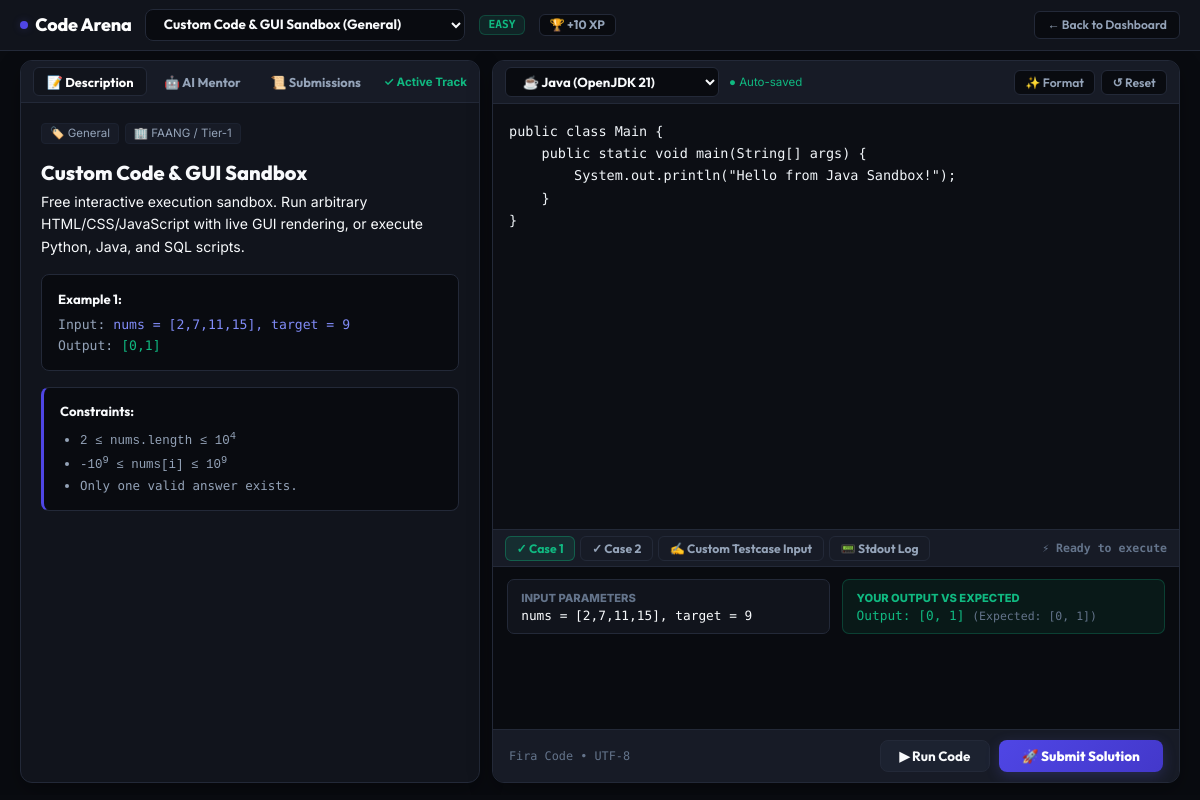
The page /code-arena-preview.php (signed in) on the database its author committed.
### tables this page shows
CREATE TABLE `code_challenges` (
  `id` int(11) NOT NULL AUTO_INCREMENT,
  `course_id` int(11) DEFAULT NULL,
  `is_public` tinyint(1) NOT NULL DEFAULT 1,
  `title` varchar(255) NOT NULL,
  `slug` varchar(255) NOT NULL,
  `difficulty` enum('Easy','Medium','Hard') NOT NULL DEFAULT 'Easy',
  `category` varchar(100) NOT NULL DEFAULT 'Algorithms',
  `description` text NOT NULL,
  `input_format` text DEFAULT NULL,
  `output_format` text DEFAULT NULL,
  `constraints` text DEFAULT NULL,
  `starter_code_java` text DEFAULT NULL,
  `starter_code_python` text DEFAULT NULL,
  `starter_code_js` text DEFAULT NULL,
  `starter_code_cpp` text DEFAULT NULL,
  `starter_code_sql` text DEFAULT NULL,
  `test_cases_json` text NOT NULL,
  `points_xp` int(11) NOT NULL DEFAULT 50,
  `challenge_version` int(11) NOT NULL DEFAULT 1,
  `created_at` timestamp NOT NULL DEFAULT current_timestamp(),
  PRIMARY KEY (`id`),
  UNIQUE KEY `slug` (`slug`),
  KEY `idx_course_id` (`course_id`)
);

### code-arena-preview.php (the view, shortened to what this page needs)
<?php
require_once __DIR__ . '/includes/auth.php';
$stmtChallenges = $pdo->query("SELECT id, title, slug, difficulty, category, points_xp, is_public, course_id FROM code_challenges ORDER BY id ASC");
$allChallenges = $stmtChallenges->fetchAll(PDO::FETCH_ASSOC) ?: [];
$currentChallenge = null;
if (!$currentChallenge && !empty($allChallenges)) {
    $currentChallenge = $allChallenges[0];
    $stmtFirst = $pdo->prepare("SELECT * FROM code_challenges WHERE id = ? LIMIT 1");
    $stmtFirst->execute([$currentChallenge['id']]);
    $currentChallenge = $stmtFirst->fetch(PDO::FETCH_ASSOC);
}
$testCases = json_decode($currentChallenge['test_cases_json'] ?? '[]', true) ?: [];
$curatedLanguages = [
    'java'       => ['name' => 'Java (OpenJDK 21)',        'icon' => '☕', 'ext' => 'Solution.java'],
    'python'     => ['name' => 'Python (Python 3.11)',     'icon' => '🐍', 'ext' => 'solution.py'],
    'javascript' => ['name' => 'JavaScript (Node.js 20)',  'icon' => '⚡', 'ext' => 'solution.js'],
    'html'       => ['name' => 'HTML5 & Web GUI (Live)',   'icon' => '🌐', 'ext' => 'index.html'],
    'cpp'        => ['name' => 'C++ (C++ 20 / GCC 13)',    'icon' => '🔷', 'ext' => 'solution.cpp'],
    'sql'        => ['name' => 'SQL (SQLite Sandbox)',     'icon' => '🗄️', 'ext' => 'query.sql']
];
?>
<!DOCTYPE html>
<html lang="en" data-theme="dark">
<head>
</head>
<body>
    <header class="site-header">
        <div class="header-left">
            <a href="dashboard.php" class="brand-title">
                <span class="brand-dot"></span> Code Arena
            </a>
            <select class="problem-picker" id="problemSelector" onchange="switchProblemSlug(this.value)">
                <?php foreach ($allChallenges as $ch): ?>
                    <option value="<?= htmlspecialchars($ch['slug']) ?>" <?= ($ch['id'] == $currentChallenge['id']) ? 'selected' : '' ?>>
                        <?= htmlspecialchars($ch['title']) ?> (<?= htmlspecialchars($ch['category']) ?>)
                    </option>
                <?php endforeach; ?>
            </select>
            <span class="diff-pill <?= strtolower($currentChallenge['difficulty'] ?? 'easy') ?>" id="diffBadge">
                <?= htmlspecialchars($currentChallenge['difficulty'] ?? 'Easy') ?>
            </span>
            <span class="xp-badge">🏆 +<?= (int)($currentChallenge['points_xp'] ?? 50) ?> XP</span>
        </div>
        <div style="display: flex; align-items: center; gap: 0.65rem;">
            <a href="dashboard.php" class="btn-ghost">&larr; Back to Dashboard</a>
        </div>
    </header>
    <main class="main-workbench">
        <section class="studio-card">
            <div class="panel-tab-bar">
                <div style="display: flex; gap: 0.25rem;">
                    <button class="tab-btn active" onclick="switchLeftTab(this, 'desc')">📝 Description</button>
                    <button class="tab-btn" onclick="switchLeftTab(this, 'ai')">🤖 AI Mentor</button>
                    <button class="tab-btn" onclick="switchLeftTab(this, 'history')">📜 Submissions</button>
                </div>
                <span style="font-size: 0.72rem; color: var(--emerald); font-weight: 700;">✓ Active Track</span>
            </div>
            <div class="problem-content" id="leftScroll">
                <div class="tag-row" id="tagRow">
                    <span class="tag-item">🏷️ <?= htmlspecialchars($currentChallenge['category'] ?? 'Algorithms') ?></span>
                    <span class="tag-item">🏢 FAANG / Tier-1</span>
                </div>
                <div id="problemText">
                    <h2 style="font-size: 1.25rem; font-weight: 800; margin-bottom: 0.4rem; font-family: var(--font-head);">
                        <?= htmlspecialchars($currentChallenge['title'] ?? 'Two Sum Problem') ?>
                    </h2>
                    <div style="font-size: 0.88rem; line-height: 1.6; color: var(--text-main);">
                        <?= nl2br(htmlspecialchars($currentChallenge['description'] ?? 'Given an array of integers nums and an integer target, return indices of the two numbers such that they add up to target.')) ?>
                    </div>
                </div>
                <?php if (!empty($testCases)): ?>
                    <?php foreach (array_slice($testCases, 0, 2) as $tIdx => $tc): ?>
                        <div class="example-box">
                            <strong style="color: var(--text-main); font-family: var(--font-head);">Example <?= $tIdx + 1 ?>:</strong><br>
                            <div style="margin-top: 0.25rem; color: var(--text-sub);">
                                Input: <span style="color: var(--accent);"><?= htmlspecialchars(json_encode($tc['input'] ?? $tc)) ?></span><br>
                                Output: <span style="color: var(--emerald);"><?= htmlspecialchars(json_encode($tc['output'] ?? $tc['expected'] ?? '')) ?></span>
                            </div>
                        </div>
                    <?php endforeach; ?>
                <?php else: ?>
                    <div class="example-box">
                        <strong style="color: var(--text-main); font-family: var(--font-head);">Example 1:</strong><br>
                        <div style="margin-top: 0.25rem; color: var(--text-sub);">
                            Input: <span style="color: var(--accent);">nums = [2,7,11,15], target = 9</span><br>
                            Output: <span style="color: var(--emerald);">[0,1]</span>
                        </div>
                    </div>
                <?php endif; ?>
                <div class="example-box" style="border-left: 3px solid var(--primary);">
                    <strong style="color: var(--text-main); font-family: var(--font-head);">Constraints:</strong><br>
                    <ul style="margin-left: 1.25rem; color: var(--text-sub); margin-top: 0.35rem; line-height: 1.6; font-size: 0.78rem;">
                        <li><code>2 &le; nums.length &le; 10<sup>4</sup></code></li>
                        <li><code>-10<sup>9</sup> &le; nums[i] &le; 10<sup>9</sup></code></li>
                        <li>Only one valid answer exists.</li>
                    </ul>
                </div>
            </div>
        </section>
        <section class="studio-card">
            <div class="editor-container">
                <div class="editor-top-bar">
                    <div style="display: flex; align-items: center; gap: 0.65rem;">
                        <select class="lang-select" id="langSelect" onchange="updateEditorCode(this.value)">
                            <?php foreach ($curatedLanguages as $k => $l): ?>
                                <option value="<?= $k ?>"><?= $l['icon'] ?> <?= $l['name'] ?></option>
                            <?php endforeach; ?>
                        </select>
                        <span style="font-size: 0.72rem; color: var(--emerald);">● Auto-saved</span>
                    </div>
                    <div style="display: flex; gap: 0.35rem;">
                        <button class="btn-tool" onclick="formatCode()">✨ Format</button>
                        <button class="btn-tool" onclick="resetCode()">↺ Reset</button>
                    </div>
                </div>
                <textarea class="code-textarea" id="editorArea" oninput="handleCodeLiveChange()" spellcheck="false"><?= htmlspecialchars($currentChallenge['starter_code_java'] ?? 'import java.util.*;
public class Solution {
    public int[] twoSum(int[] nums, int target) {
        Map<Integer, Integer> map = new HashMap<>();
        for (int i = 0; i < nums.length; i++) {
            int complement = target - nums[i];
            if (map.containsKey(complement)) {
                return new int[] { map.get(complement), i };
            }
            map.put(nums[i], i);
        }
        return new int[0];
    }
}') ?></textarea>
                <div class="bottom-drawer">
                    <div class="drawer-tabs">
                        <div style="display: flex; gap: 0.35rem;" id="runnerTabs">
                            <button class="tc-pill active" id="tabCase1" onclick="switchTestCaseMode('case1', this)">✓ Case 1</button>
                            <button class="tc-pill" id="tabCase2" onclick="switchTestCaseMode('case2', this)">✓ Case 2</button>
                            <button class="tc-pill" id="tabCustom" onclick="switchTestCaseMode('custom', this)">✍️ Custom Testcase Input</button>
                            <button class="tc-pill" id="tabStdout" onclick="switchTestCaseMode('stdout', this)">📟 Stdout Log</button>
                        </div>
                        <span id="runtimeMetricDisplay" style="font-size: 0.72rem; color: var(--text-dim); font-family: var(--font-code); font-weight: 700;">
                            ⚡ Ready to execute
                        </span>
                    </div>
                    <div class="drawer-body" id="testcaseBody">
                        <div style="display: grid; grid-template-columns: 1fr 1fr; gap: 0.75rem;">
                            <div style="background: var(--bg-panel); padding: 0.65rem 0.85rem; border-radius: 7px; border: 1px solid var(--border-panel);">
                                <div style="color: var(--text-dim); font-size: 0.7rem; font-weight: 800; text-transform: uppercase; margin-bottom: 0.2rem;">Input Parameters</div>
                                <div style="font-family: var(--font-code); font-size: 0.8rem; color: var(--text-main);" id="displayInputParam">nums = [2,7,11,15], target = 9</div>
                            </div>
                            <div style="background: rgba(16, 185, 129, 0.08); padding: 0.65rem 0.85rem; border-radius: 7px; border: 1px solid rgba(16, 185, 129, 0.25);" id="outputCardBox">
                                <div style="color: var(--emerald); font-size: 0.7rem; font-weight: 800; text-transform: uppercase; margin-bottom: 0.2rem;" id="outputCardTitle">Your Output vs Expected</div>
                                <div style="font-family: var(--font-code); font-size: 0.8rem; color: var(--emerald);" id="displayOutputResult">Output: [0, 1] <span style="color: var(--text-dim); font-size: 0.72rem;">(Expected: [0, 1])</span></div>
                            </div>
                        </div>
                    </div>
                </div>
                <div class="bottom-action-bar">
                    <span style="font-size: 0.74rem; color: var(--text-dim); font-family: var(--font-code);">Fira Code • UTF-8</span>
                    <div style="display: flex; gap: 0.55rem;">
                        <button class="btn-run" id="btnRunCode" onclick="executeRealBackend('run')">▶ Run Code</button>
                        <button class="btn-submit" id="btnSubmitCode" onclick="executeRealBackend('submit')">🚀 Submit Solution</button>
                    </div>
                </div>
            </div>
        </section>
    </main>
</body>
</html>

### rows shown on the page
code_challenges: difficulty "EASY", points_xp "10", category "General", title "Custom Code & GUI Sandbox", description "Free interactive execution sandbox. Run arbitrary HTML/CSS/JavaScript with live GUI rendering, or execute Python, Java, and SQL scripts.", starter_code_java "public class Main { public static void main(String[] args) { System.out.println(\"Hello from Java Sandbox!\"); } }"

### other values the page prints
form field value "Custom Code & GUI Sandbox (General)"
form field value "☕ Java (OpenJDK 21)"
